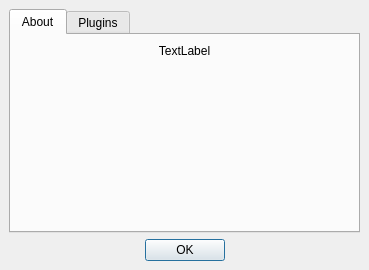
<ui version="4.0" >
 <class>AboutDialog</class>
 <widget class="QDialog" name="AboutDialog" >
  <property name="windowModality" >
   <enum>Qt::ApplicationModal</enum>
  </property>
  <property name="geometry" >
   <rect>
    <x>0</x>
    <y>0</y>
    <width>369</width>
    <height>270</height>
   </rect>
  </property>
  <property name="windowTitle" >
   <string>About Portato</string>
  </property>
  <layout class="QVBoxLayout" >
   <property name="margin" >
    <number>9</number>
   </property>
   <property name="spacing" >
    <number>6</number>
   </property>
   <item>
    <widget class="QTabWidget" name="tabWidget" >
     <property name="currentIndex" >
      <number>0</number>
     </property>
     <widget class="QWidget" name="tab" >
      <attribute name="title" >
       <string>About</string>
      </attribute>
      <layout class="QVBoxLayout" >
       <property name="margin" >
        <number>9</number>
       </property>
       <property name="spacing" >
        <number>6</number>
       </property>
       <item>
        <widget class="QLabel" name="label" >
         <property name="text" >
          <string>TextLabel</string>
         </property>
         <property name="alignment" >
          <set>Qt::AlignCenter</set>
         </property>
         <property name="wordWrap" >
          <bool>true</bool>
         </property>
        </widget>
       </item>
       <item>
        <spacer>
         <property name="orientation" >
          <enum>Qt::Vertical</enum>
         </property>
         <property name="sizeHint" >
          <size>
           <width>20</width>
           <height>40</height>
          </size>
         </property>
        </spacer>
       </item>
      </layout>
     </widget>
     <widget class="QWidget" name="tab_2" >
      <attribute name="title" >
       <string>Plugins</string>
      </attribute>
      <layout class="QVBoxLayout" >
       <property name="margin" >
        <number>9</number>
       </property>
       <property name="spacing" >
        <number>6</number>
       </property>
       <item>
        <widget class="QTreeWidget" name="pluginList" >
         <property name="editTriggers" >
          <set>QAbstractItemView::NoEditTriggers</set>
         </property>
         <property name="showDropIndicator" stdset="0" >
          <bool>false</bool>
         </property>
         <property name="rootIsDecorated" >
          <bool>false</bool>
         </property>
         <property name="columnCount" >
          <number>2</number>
         </property>
         <column>
          <property name="text" >
           <string>1</string>
          </property>
         </column>
         <column>
          <property name="text" >
           <string>1</string>
          </property>
         </column>
        </widget>
       </item>
      </layout>
     </widget>
    </widget>
   </item>
   <item>
    <widget class="QDialogButtonBox" name="buttonBox" >
     <property name="orientation" >
      <enum>Qt::Horizontal</enum>
     </property>
     <property name="standardButtons" >
      <set>QDialogButtonBox::Ok</set>
     </property>
     <property name="centerButtons" >
      <bool>true</bool>
     </property>
    </widget>
   </item>
  </layout>
 </widget>
 <resources/>
 <connections>
  <connection>
   <sender>buttonBox</sender>
   <signal>accepted()</signal>
   <receiver>AboutDialog</receiver>
   <slot>accept()</slot>
   <hints>
    <hint type="sourcelabel" >
     <x>174</x>
     <y>252</y>
    </hint>
    <hint type="destinationlabel" >
     <x>176</x>
     <y>197</y>
    </hint>
   </hints>
  </connection>
 </connections>
</ui>
